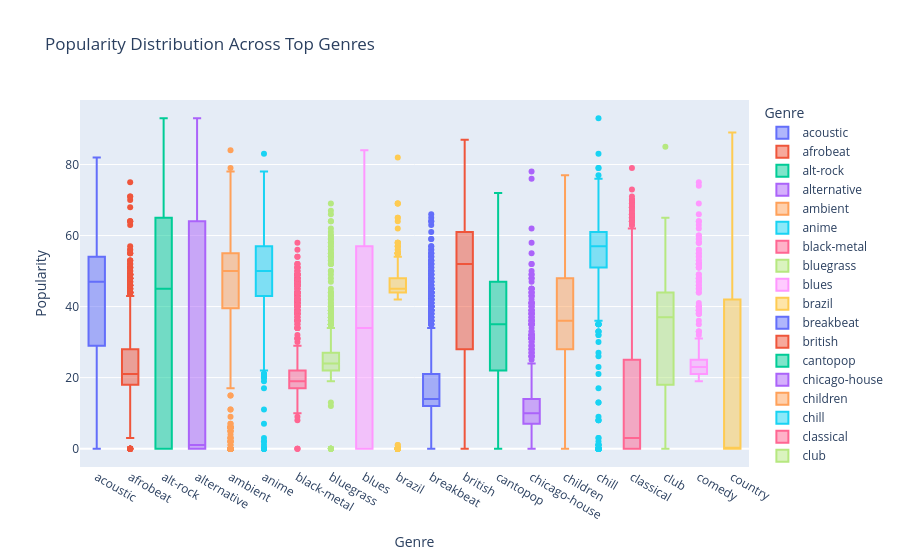

Notebook source saved alongside this figure:
### Markdown cell above
### Which genres dominate Spotify, and how is their popularity distributed?

### Code cell
genre_counts = df_clean["track_genre"].value_counts().reset_index()
genre_counts.columns = ["track_genre", "total_tracks"]

top_genres = genre_counts.head(20)

top_genre_names = top_genres["track_genre"]

df_top_genres = df_clean[df_clean["track_genre"].isin(top_genre_names)]

fig = px.box(
    df_top_genres,
    x="track_genre",
    y="popularity",
    color="track_genre",
    title="Popularity Distribution Across Top Genres",
    labels={
        "track_genre": "Genre",
        "popularity": "Popularity"
    }
)

fig.show()

### Figure 1 — Plotly figure (JSON) as saved in the notebook; plotly's stock layout.template omitted (floating-point values rounded to 4 significant figures; data arrays with more than 128 entries replaced by an {"elided": "..."} marker saying what was removed)
{"data": [{"alignmentgroup": "True", "hovertemplate": "Genre=%{x}<br>Popularity=%{y}<extra></extra>", "legendgroup": "acoustic", "marker": {"color": "#636efa"}, "name": "acoustic", "notched": false, "offsetgroup": "acoustic", "orientation": "v", "showlegend": true, "type": "box", "x": {"elided": "1000 str values"}, "x0": " ", "xaxis": "x", "y": {"elided": "1000 int values"}, "y0": " ", "yaxis": "y"}, {"alignmentgroup": "True", "hovertemplate": "Genre=%{x}<br>Popularity=%{y}<extra></extra>", "legendgroup": "afrobeat", "marker": {"color": "#EF553B"}, "name": "afrobeat", "notched": false, "offsetgroup": "afrobeat", "orientation": "v", "showlegend": true, "type": "box", "x": {"elided": "1000 str values"}, "x0": " ", "xaxis": "x", "y": {"elided": "1000 int values"}, "y0": " ", "yaxis": "y"}, {"alignmentgroup": "True", "hovertemplate": "Genre=%{x}<br>Popularity=%{y}<extra></extra>", "legendgroup": "alt-rock", "marker": {"color": "#00cc96"}, "name": "alt-rock", "notched": false, "offsetgroup": "alt-rock", "orientation": "v", "showlegend": true, "type": "box", "x": {"elided": "1000 str values"}, "x0": " ", "xaxis": "x", "y": {"elided": "1000 int values"}, "y0": " ", "yaxis": "y"}, {"alignmentgroup": "True", "hovertemplate": "Genre=%{x}<br>Popularity=%{y}<extra></extra>", "legendgroup": "alternative", "marker": {"color": "#ab63fa"}, "name": "alternative", "notched": false, "offsetgroup": "alternative", "orientation": "v", "showlegend": true, "type": "box", "x": {"elided": "1000 str values"}, "x0": " ", "xaxis": "x", "y": {"elided": "1000 int values"}, "y0": " ", "yaxis": "y"}, {"alignmentgroup": "True", "hovertemplate": "Genre=%{x}<br>Popularity=%{y}<extra></extra>", "legendgroup": "ambient", "marker": {"color": "#FFA15A"}, "name": "ambient", "notched": false, "offsetgroup": "ambient", "orientation": "v", "showlegend": true, "type": "box", "x": {"elided": "1000 str values"}, "x0": " ", "xaxis": "x", "y": {"elided": "1000 int values"}, "y0": " ", "yaxis": "y"}, {"alignmentgroup": "True", "hovertemplate": "Genre=%{x}<br>Popularity=%{y}<extra></extra>", "legendgroup": "anime", "marker": {"color": "#19d3f3"}, "name": "anime", "notched": false, "offsetgroup": "anime", "orientation": "v", "showlegend": true, "type": "box", "x": {"elided": "1000 str values"}, "x0": " ", "xaxis": "x", "y": {"elided": "1000 int values"}, "y0": " ", "yaxis": "y"}, {"alignmentgroup": "True", "hovertemplate": "Genre=%{x}<br>Popularity=%{y}<extra></extra>", "legendgroup": "black-metal", "marker": {"color": "#FF6692"}, "name": "black-metal", "notched": false, "offsetgroup": "black-metal", "orientation": "v", "showlegend": true, "type": "box", "x": {"elided": "1000 str values"}, "x0": " ", "xaxis": "x", "y": {"elided": "1000 int values"}, "y0": " ", "yaxis": "y"}, {"alignmentgroup": "True", "hovertemplate": "Genre=%{x}<br>Popularity=%{y}<extra></extra>", "legendgroup": "bluegrass", "marker": {"color": "#B6E880"}, "name": "bluegrass", "notched": false, "offsetgroup": "bluegrass", "orientation": "v", "showlegend": true, "type": "box", "x": {"elided": "1000 str values"}, "x0": " ", "xaxis": "x", "y": {"elided": "1000 int values"}, "y0": " ", "yaxis": "y"}, {"alignmentgroup": "True", "hovertemplate": "Genre=%{x}<br>Popularity=%{y}<extra></extra>", "legendgroup": "blues", "marker": {"color": "#FF97FF"}, "name": "blues", "notched": false, "offsetgroup": "blues", "orientation": "v", "showlegend": true, "type": "box", "x": {"elided": "1000 str values"}, "x0": " ", "xaxis": "x", "y": {"elided": "1000 int values"}, "y0": " ", "yaxis": "y"}, {"alignmentgroup": "True", "hovertemplate": "Genre=%{x}<br>Popularity=%{y}<extra></extra>", "legendgroup": "brazil", "marker": {"color": "#FECB52"}, "name": "brazil", "notched": false, "offsetgroup": "brazil", "orientation": "v", "showlegend": true, "type": "box", "x": {"elided": "1000 str values"}, "x0": " ", "xaxis": "x", "y": {"elided": "1000 int values"}, "y0": " ", "yaxis": "y"}, {"alignmentgroup": "True", "hovertemplate": "Genre=%{x}<br>Popularity=%{y}<extra></extra>", "legendgroup": "breakbeat", "marker": {"color": "#636efa"}, "name": "breakbeat", "notched": false, "offsetgroup": "breakbeat", "orientation": "v", "showlegend": true, "type": "box", "x": {"elided": "1000 str values"}, "x0": " ", "xaxis": "x", "y": {"elided": "1000 int values"}, "y0": " ", "yaxis": "y"}, {"alignmentgroup": "True", "hovertemplate": "Genre=%{x}<br>Popularity=%{y}<extra></extra>", "legendgroup": "british", "marker": {"color": "#EF553B"}, "name": "british", "notched": false, "offsetgroup": "british", "orientation": "v", "showlegend": true, "type": "box", "x": {"elided": "1000 str values"}, "x0": " ", "xaxis": "x", "y": {"elided": "1000 int values"}, "y0": " ", "yaxis": "y"}, {"alignmentgroup": "True", "hovertemplate": "Genre=%{x}<br>Popularity=%{y}<extra></extra>", "legendgroup": "cantopop", "marker": {"color": "#00cc96"}, "name": "cantopop", "notched": false, "offsetgroup": "cantopop", "orientation": "v", "showlegend": true, "type": "box", "x": {"elided": "1000 str values"}, "x0": " ", "xaxis": "x", "y": {"elided": "1000 int values"}, "y0": " ", "yaxis": "y"}, {"alignmentgroup": "True", "hovertemplate": "Genre=%{x}<br>Popularity=%{y}<extra></extra>", "legendgroup": "chicago-house", "marker": {"color": "#ab63fa"}, "name": "chicago-house", "notched": false, "offsetgroup": "chicago-house", "orientation": "v", "showlegend": true, "type": "box", "x": {"elided": "1000 str values"}, "x0": " ", "xaxis": "x", "y": {"elided": "1000 int values"}, "y0": " ", "yaxis": "y"}, {"alignmentgroup": "True", "hovertemplate": "Genre=%{x}<br>Popularity=%{y}<extra></extra>", "legendgroup": "children", "marker": {"color": "#FFA15A"}, "name": "children", "notched": false, "offsetgroup": "children", "orientation": "v", "showlegend": true, "type": "box", "x": {"elided": "1000 str values"}, "x0": " ", "xaxis": "x", "y": {"elided": "1000 int values"}, "y0": " ", "yaxis": "y"}, {"alignmentgroup": "True", "hovertemplate": "Genre=%{x}<br>Popularity=%{y}<extra></extra>", "legendgroup": "chill", "marker": {"color": "#19d3f3"}, "name": "chill", "notched": false, "offsetgroup": "chill", "orientation": "v", "showlegend": true, "type": "box", "x": {"elided": "1000 str values"}, "x0": " ", "xaxis": "x", "y": {"elided": "1000 int values"}, "y0": " ", "yaxis": "y"}, {"alignmentgroup": "True", "hovertemplate": "Genre=%{x}<br>Popularity=%{y}<extra></extra>", "legendgroup": "classical", "marker": {"color": "#FF6692"}, "name": "classical", "notched": false, "offsetgroup": "classical", "orientation": "v", "showlegend": true, "type": "box", "x": {"elided": "1000 str values"}, "x0": " ", "xaxis": "x", "y": {"elided": "1000 int values"}, "y0": " ", "yaxis": "y"}, {"alignmentgroup": "True", "hovertemplate": "Genre=%{x}<br>Popularity=%{y}<extra></extra>", "legendgroup": "club", "marker": {"color": "#B6E880"}, "name": "club", "notched": false, "offsetgroup": "club", "orientation": "v", "showlegend": true, "type": "box", "x": {"elided": "1000 str values"}, "x0": " ", "xaxis": "x", "y": {"elided": "1000 int values"}, "y0": " ", "yaxis": "y"}, {"alignmentgroup": "True", "hovertemplate": "Genre=%{x}<br>Popularity=%{y}<extra></extra>", "legendgroup": "comedy", "marker": {"color": "#FF97FF"}, "name": "comedy", "notched": false, "offsetgroup": "comedy", "orientation": "v", "showlegend": true, "type": "box", "x": {"elided": "1000 str values"}, "x0": " ", "xaxis": "x", "y": {"elided": "1000 int values"}, "y0": " ", "yaxis": "y"}, {"alignmentgroup": "True", "hovertemplate": "Genre=%{x}<br>Popularity=%{y}<extra></extra>", "legendgroup": "country", "marker": {"color": "#FECB52"}, "name": "country", "notched": false, "offsetgroup": "country", "orientation": "v", "showlegend": true, "type": "box", "x": {"elided": "1000 str values"}, "x0": " ", "xaxis": "x", "y": {"elided": "1000 int values"}, "y0": " ", "yaxis": "y"}], "layout": {"boxmode": "overlay", "legend": {"title": {"text": "Genre"}, "tracegroupgap": 0}, "title": {"text": "Popularity Distribution Across Top Genres"}, "xaxis": {"anchor": "y", "categoryarray": ["acoustic", "afrobeat", "alt-rock", "alternative", "ambient", "anime", "black-metal", "bluegrass", "blues", "brazil", "breakbeat", "british", "cantopop", "chicago-house", "children", "chill", "classical", "club", "comedy", "country"], "categoryorder": "array", "domain": [0, 1], "title": {"text": "Genre"}}, "yaxis": {"anchor": "x", "domain": [0, 1], "title": {"text": "Popularity"}}}}
